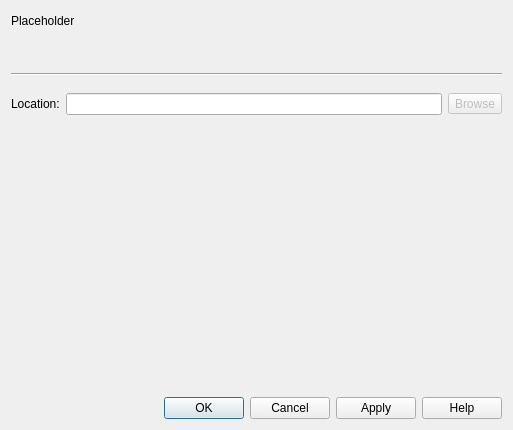
<?xml version="1.0" encoding="UTF-8"?>
<ui version="4.0">
 <class>Form</class>
 <widget class="QWidget" name="Form">
  <property name="geometry">
   <rect>
    <x>0</x>
    <y>0</y>
    <width>513</width>
    <height>430</height>
   </rect>
  </property>
  <property name="windowTitle">
   <string>Form</string>
  </property>
  <layout class="QGridLayout" name="gridLayout_3">
   <item row="0" column="0">
    <layout class="QGridLayout" name="gridLayout_2">
     <item row="0" column="0" colspan="2">
      <widget class="QLabel" name="browseIconLabel">
       <property name="text">
        <string>Placeholder</string>
       </property>
      </widget>
     </item>
     <item row="0" column="2">
      <spacer name="horizontalSpacer">
       <property name="orientation">
        <enum>Qt::Horizontal</enum>
       </property>
       <property name="sizeHint" stdset="0">
        <size>
         <width>378</width>
         <height>20</height>
        </size>
       </property>
      </spacer>
     </item>
     <item row="2" column="0" rowspan="2" colspan="3">
      <widget class="Line" name="line">
       <property name="orientation">
        <enum>Qt::Horizontal</enum>
       </property>
      </widget>
     </item>
     <item row="3" column="1" colspan="2">
      <spacer name="verticalSpacer">
       <property name="orientation">
        <enum>Qt::Vertical</enum>
       </property>
       <property name="sizeHint" stdset="0">
        <size>
         <width>448</width>
         <height>13</height>
        </size>
       </property>
      </spacer>
     </item>
     <item row="1" column="0" colspan="3">
      <spacer name="verticalSpacer_2">
       <property name="orientation">
        <enum>Qt::Vertical</enum>
       </property>
       <property name="sizeHint" stdset="0">
        <size>
         <width>448</width>
         <height>13</height>
        </size>
       </property>
      </spacer>
     </item>
    </layout>
   </item>
   <item row="1" column="0">
    <layout class="QGridLayout" name="gridLayout">
     <item row="0" column="0">
      <widget class="QLabel" name="locationLabel">
       <property name="text">
        <string>Location:</string>
       </property>
      </widget>
     </item>
     <item row="0" column="1">
      <widget class="QLineEdit" name="locationLineEdit"/>
     </item>
     <item row="0" column="2">
      <widget class="QToolButton" name="browseToolButton">
       <property name="enabled">
        <bool>false</bool>
       </property>
       <property name="text">
        <string>Browse</string>
       </property>
      </widget>
     </item>
    </layout>
   </item>
   <item row="2" column="0">
    <spacer name="verticalSpacer_3">
     <property name="orientation">
      <enum>Qt::Vertical</enum>
     </property>
     <property name="sizeHint" stdset="0">
      <size>
       <width>448</width>
       <height>276</height>
      </size>
     </property>
    </spacer>
   </item>
   <item row="3" column="0">
    <widget class="QDialogButtonBox" name="dialogButtonBox">
     <property name="standardButtons">
      <set>QDialogButtonBox::Apply|QDialogButtonBox::Cancel|QDialogButtonBox::Help|QDialogButtonBox::Ok</set>
     </property>
    </widget>
   </item>
  </layout>
 </widget>
 <resources/>
 <connections/>
</ui>
